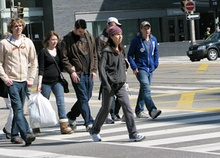
%> input picture testimage.jpg, 220 x 158 px, shrunk from 320 x 230 before the run
$ octave --eval "result = extractFeature(imread('testimage.jpg'));"   (GNU Octave 9; MATLAB toolbox functions it lacks are replaced by stand-ins)
%> lines starting %> are read from the running program, lines starting %| are printed output that depends on the picture
### HOG.m
function [H,Imsend]=HOG(Im)
Im=rgb2gray(Im);
giveny=size(Im,1);
givenx=size(Im,2);
if(givenx~=64),
    sub=givenx-64;
    sub;
    leftcut=sub/2;
    rightcut=(sub/2)+mod(sub,2);
    left=1+leftcut;
    right=size(Im,2)-rightcut;
    left;
    right;
    Im=Im(:,left:right,:);
end
if(giveny~=128),
    sub=giveny-128;
    uppercut=sub/2;
    lowercut=(sub/2)+mod(sub,2);
    upper=1+uppercut;
    lower=size(Im,1)-lowercut;
    upper
    lower
    Im=Im(upper:lower,:,:);
end
size(Im)
Imsend=Im;
load('config.mat');
if(windowsize==816),
    nwin_x=8;
    nwin_y=16;
else,
    nwin_x=4;
    nwin_y=8;
end
B=9;
[L,C]=size(Im); %
H=zeros(nwin_y,nwin_x,B);
Im=double(Im);
step_x=floor(C/(nwin_x+1));
step_y=floor(L/(nwin_y+1));
cont=0;
hx = [-1,0,1];
hy = -hx';
grad_xr = imfilter(double(Im),hx);
grad_yu = imfilter(double(Im),hy);
angles=atan2(grad_yu,grad_xr);
magnit=((grad_yu.^2)+(grad_xr.^2)).^.5;
for n=0:nwin_y-1
    for m=0:nwin_x-1
        cont=cont+1;
        angles2=angles(n*step_y+1:(n+2)*step_y,m*step_x+1:(m+2)*step_x);
        magnit2=magnit(n*step_y+1:(n+2)*step_y,m*step_x+1:(m+2)*step_x);
        v_angles=angles2(:);
        v_magnit=magnit2(:);
        K=max(size(v_angles));

        bin=0;
        H2=zeros(B,1);
        for ang_lim=-pi+2*pi/B:2*pi/B:pi
            bin=bin+1;
            for k=1:K
                if v_angles(k)<ang_lim
                    v_angles(k)=100;
                    H2(bin)=H2(bin)+v_magnit(k);
                end
            end
        end

        H2=H2/(norm(H2)+0.01);

        H(n+1,m+1,:)=H2';
    end
    %% Local Normalization
    if(normalized==0),
    elseif(normalized==1),
        for n=1:nwin_y-1,
            for m=1:nwin_x-1,
                H(n,m,:)=H(n,m,:)./norm([H(n,m) H(n+1,m) H(n,m+1) H(n+1,m+1)]+0.01);
                H(n+1,m,:)=H(n,m,:)./norm([H(n,m) H(n+1,m) H(n,m+1) H(n+1,m+1)]+0.01);
                H(n,m+1,:)=H(n,m,:)./norm([H(n,m) H(n+1,m) H(n,m+1) H(n+1,m+1)]+0.01);
                H(n+1,m+1,:)=H(n,m,:)./norm([H(n,m) H(n+1,m) H(n,m+1) H(n+1,m+1)])+0.01;
            end
        end
    end
    %%
end

### hogDraw.m
function V = hogDraw( H, w )
% Create visualization of hog descriptor.
%
% USAGE
%  V = hogDraw( H, [w] )
%
% INPUTS
%  H          - [m n oBin*4] computed hog features
%  w          - [15] width for each glyph
%
% OUTPUTS
%  V          - [m*w n*w] visualization of hog features
%
% EXAMPLE
%
% See also hog
%
% Piotr's Image&Video Toolbox      Version 2.41
% Copyright 2009 Piotr Dollar.  [pdollar-at-caltech.edu]
% Please email me if you find bugs, or have suggestions or questions!
% Licensed under the Lesser GPL [see external/lgpl.txt]

% fold 4 normalizations
nFold=1; s=size(H);
s
s(3)=s(3)/nFold; w0=H; H=zeros(s);
for o=0:nFold-1, H=H+w0(:,:,(1:s(3))+o*s(3)); end;

% construct a "glyph" for each orientaion
if(nargin<2 || isempty(w)), w=15; end
bar=zeros(w,w); bar(:,round(.45*w):round(.55*w))=1;
bars=zeros([size(bar) s(3)]);
for o=1:s(3), bars(:,:,o)=imrotate(bar,-(o-1)*180/s(3),'crop'); end

% make pictures of positive weights by adding up weighted glyphs
H(H<0)=0; V=zeros(w*s(1:2));
for r=1:s(1), rs=(1:w)+(r-1)*w;
  for c=1:s(2), cs=(1:w)+(c-1)*w;
    for o=1:s(3), V(rs,cs)=V(rs,cs)+bars(:,:,o)*H(r,c,o); end
  end
end

### extractFeature.m
function featurevector = extractFeature(im),
    [cellrep,Im]=HOG(im);
%> in HOG, `Im=Im(upper:lower,:,:);`:
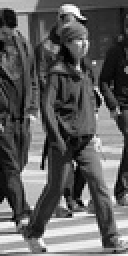
%> Im: size 128x64 uint8 (shown 2 times larger); min 0, max 254, mean 93.9
%> in HOG, `grad_xr = imfilter(double(Im),hx);`:
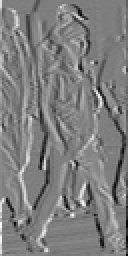
%> grad_xr: size 128x64 double (shown 2 times larger); min -247, max 249, mean 0.1; drawn with min black and max white
%> in HOG, `grad_yu = imfilter(double(Im),hy);`:
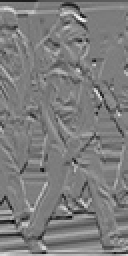
%> grad_yu: size 128x64 double (shown 2 times larger); min -245, max 253, mean -0.5; drawn with min black and max white
%> in HOG, `angles=atan2(grad_yu,grad_xr);`:
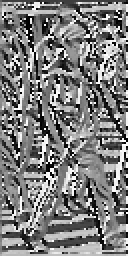
%> angles: size 128x64 double (shown 2 times larger); min -3.13, max 3.14, mean -0.0259; drawn with min black and max white
%> in HOG, `magnit=((grad_yu.^2)+(grad_xr.^2)).^.5;`:
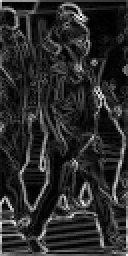
%> magnit: size 128x64 double (shown 2 times larger); min 0, max 306.1, mean 51.8; drawn with min black and max white
%> after the loop in HOG, `for n=0:nwin_y-1`: H2 = [0.511; 0.0184; 0.348; 0.289; 0.622; 0.315; 0.14; 0.143; 0.0883]; cont = 128; v_angles = 196 values, max 100 at index 1, min 3.14 at index 13, mean 98.52
    featurevector=[];
    for j=1:size(cellrep,1),
        for k=1:size(cellrep,2),
            featurevector=[featurevector, reshape(cellrep(j,k,:),[1,9])];
        end
    end
    figure(1);
    clf;
    subplot(1,2,1), subimage(hogDraw(cellrep));
    subplot(1,2,2), subimage(Im);
end
%> after the loop in extractFeature, `for j=1:size(cellrep,1),`: featurevector = 1152 values, max 0.936 at index 963, min 0.00507 at index 944, mean 0.269
%> after the loop in hogDraw, `for r=1:s(1), rs=(1:w)+(r-1)*w;`:
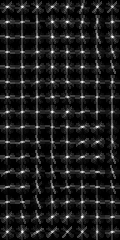
%> V: size 240x120 double; min 0, max 2.85, mean 0.319; drawn with min black and max white
%> in extractFeature, `subimage(hogDraw(cellrep))`:
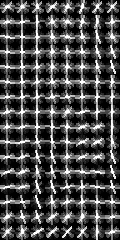
%> displayed picture: size 240x120, on the screen's scale of 0 to 255; min 0, max 255, mean 72.8
%> `result = extractFeature(imread('testimage.jpg'));`: result has the same summary as featurevector in extractFeature
